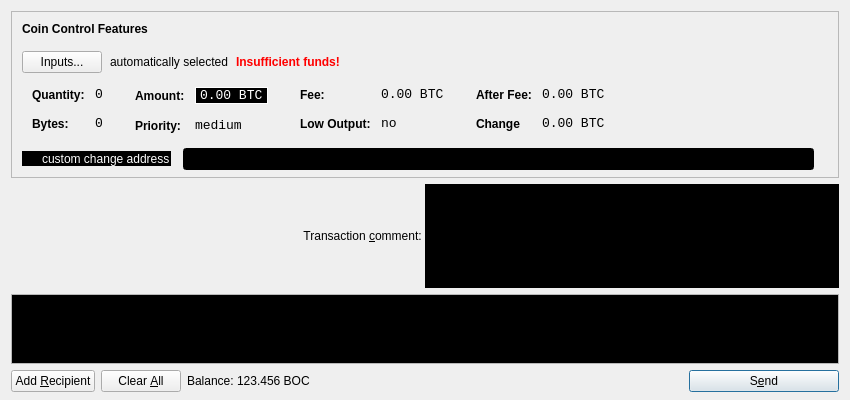
<?xml version="1.0" encoding="UTF-8"?>
<ui version="4.0">
 <class>SendCoinsDialog</class>
 <widget class="QDialog" name="SendCoinsDialog">
  <property name="geometry">
   <rect>
    <x>0</x>
    <y>0</y>
    <width>850</width>
    <height>400</height>
   </rect>
  </property>
  <property name="windowTitle">
   <string>Send Coins</string>
  </property>
  <layout class="QVBoxLayout" name="verticalLayout" stretch="0,1,0">
   <property name="bottomMargin">
    <number>8</number>
   </property>
   <item>
    <widget class="QFrame" name="frameCoinControl">
     <property name="sizePolicy">
      <sizepolicy hsizetype="Expanding" vsizetype="Expanding">
       <horstretch>0</horstretch>
       <verstretch>0</verstretch>
      </sizepolicy>
     </property>
     <property name="maximumSize">
      <size>
       <width>16777215</width>
       <height>16777215</height>
      </size>
     </property>
     <property name="frameShape">
      <enum>QFrame::StyledPanel</enum>
     </property>
     <property name="frameShadow">
      <enum>QFrame::Sunken</enum>
     </property>
     <layout class="QVBoxLayout" name="verticalLayoutCoinControl2">
      <property name="spacing">
       <number>-1</number>
      </property>
      <property name="leftMargin">
       <number>0</number>
      </property>
      <property name="topMargin">
       <number>0</number>
      </property>
      <property name="rightMargin">
       <number>0</number>
      </property>
      <property name="bottomMargin">
       <number>6</number>
      </property>
      <item>
       <layout class="QVBoxLayout" name="verticalLayoutCoinControl" stretch="0,0,0,0,1">
        <property name="spacing">
         <number>0</number>
        </property>
        <property name="leftMargin">
         <number>10</number>
        </property>
        <property name="topMargin">
         <number>10</number>
        </property>
        <item>
         <layout class="QHBoxLayout" name="horizontalLayoutCoinControl1">
          <property name="bottomMargin">
           <number>15</number>
          </property>
          <item>
           <widget class="QLabel" name="labelCoinControlFeatures">
            <property name="sizePolicy">
             <sizepolicy hsizetype="Preferred" vsizetype="Maximum">
              <horstretch>0</horstretch>
              <verstretch>0</verstretch>
             </sizepolicy>
            </property>
            <property name="font">
             <font>
              <weight>75</weight>
              <bold>true</bold>
             </font>
            </property>
            <property name="styleSheet">
             <string notr="true">font-weight:bold;</string>
            </property>
            <property name="text">
             <string>Coin Control Features</string>
            </property>
           </widget>
          </item>
         </layout>
        </item>
        <item>
         <layout class="QHBoxLayout" name="horizontalLayoutCoinControl2" stretch="0,0,0,0">
          <property name="spacing">
           <number>8</number>
          </property>
          <property name="bottomMargin">
           <number>10</number>
          </property>
          <item>
           <widget class="QPushButton" name="pushButtonCoinControl">
            <property name="text">
             <string>Inputs...</string>
            </property>
           </widget>
          </item>
          <item>
           <widget class="QLabel" name="labelCoinControlAutomaticallySelected">
            <property name="text">
             <string>automatically selected</string>
            </property>
            <property name="margin">
             <number>5</number>
            </property>
           </widget>
          </item>
          <item>
           <widget class="QLabel" name="labelCoinControlInsuffFunds">
            <property name="font">
             <font>
              <weight>75</weight>
              <bold>true</bold>
             </font>
            </property>
            <property name="styleSheet">
             <string notr="true">color:red;font-weight:bold;</string>
            </property>
            <property name="text">
             <string>Insufficient funds!</string>
            </property>
            <property name="margin">
             <number>5</number>
            </property>
           </widget>
          </item>
          <item>
           <spacer name="horizontalSpacerCoinControl">
            <property name="orientation">
             <enum>Qt::Horizontal</enum>
            </property>
            <property name="sizeHint" stdset="0">
             <size>
              <width>40</width>
              <height>1</height>
             </size>
            </property>
           </spacer>
          </item>
         </layout>
        </item>
        <item>
         <widget class="QWidget" name="widgetCoinControl" native="true">
          <property name="sizePolicy">
           <sizepolicy hsizetype="Preferred" vsizetype="Preferred">
            <horstretch>0</horstretch>
            <verstretch>0</verstretch>
           </sizepolicy>
          </property>
          <property name="minimumSize">
           <size>
            <width>0</width>
            <height>0</height>
           </size>
          </property>
          <property name="styleSheet">
           <string notr="true"/>
          </property>
          <layout class="QHBoxLayout" name="horizontalLayoutCoinControl5">
           <property name="margin">
            <number>0</number>
           </property>
           <item>
            <layout class="QHBoxLayout" name="horizontalLayoutCoinControl3" stretch="0,0,0,1">
             <property name="spacing">
              <number>20</number>
             </property>
             <property name="topMargin">
              <number>0</number>
             </property>
             <property name="bottomMargin">
              <number>10</number>
             </property>
             <item>
              <layout class="QFormLayout" name="formLayoutCoinControl1">
               <property name="horizontalSpacing">
                <number>10</number>
               </property>
               <property name="verticalSpacing">
                <number>14</number>
               </property>
               <property name="leftMargin">
                <number>10</number>
               </property>
               <property name="topMargin">
                <number>4</number>
               </property>
               <property name="rightMargin">
                <number>6</number>
               </property>
               <item row="0" column="0">
                <widget class="QLabel" name="labelCoinControlQuantityText">
                 <property name="styleSheet">
                  <string notr="true">font-weight:bold;</string>
                 </property>
                 <property name="text">
                  <string>Quantity:</string>
                 </property>
                 <property name="margin">
                  <number>0</number>
                 </property>
                </widget>
               </item>
               <item row="0" column="1">
                <widget class="QLabel" name="labelCoinControlQuantity">
                 <property name="font">
                  <font>
                   <family>Monospace</family>
                   <pointsize>10</pointsize>
                  </font>
                 </property>
                 <property name="cursor">
                  <cursorShape>IBeamCursor</cursorShape>
                 </property>
                 <property name="contextMenuPolicy">
                  <enum>Qt::ActionsContextMenu</enum>
                 </property>
                 <property name="text">
                  <string>0</string>
                 </property>
                 <property name="margin">
                  <number>0</number>
                 </property>
                 <property name="textInteractionFlags">
                  <set>Qt::LinksAccessibleByMouse|Qt::TextSelectableByKeyboard|Qt::TextSelectableByMouse</set>
                 </property>
                </widget>
               </item>
               <item row="1" column="0">
                <widget class="QLabel" name="labelCoinControlBytesText">
                 <property name="styleSheet">
                  <string notr="true">font-weight:bold;</string>
                 </property>
                 <property name="text">
                  <string>Bytes:</string>
                 </property>
                </widget>
               </item>
               <item row="1" column="1">
                <widget class="QLabel" name="labelCoinControlBytes">
                 <property name="font">
                  <font>
                   <family>Monospace</family>
                   <pointsize>10</pointsize>
                  </font>
                 </property>
                 <property name="cursor">
                  <cursorShape>IBeamCursor</cursorShape>
                 </property>
                 <property name="contextMenuPolicy">
                  <enum>Qt::ActionsContextMenu</enum>
                 </property>
                 <property name="text">
                  <string>0</string>
                 </property>
                 <property name="textInteractionFlags">
                  <set>Qt::LinksAccessibleByMouse|Qt::TextSelectableByKeyboard|Qt::TextSelectableByMouse</set>
                 </property>
                </widget>
               </item>
              </layout>
             </item>
             <item>
              <layout class="QFormLayout" name="formLayoutCoinControl2">
               <property name="horizontalSpacing">
                <number>10</number>
               </property>
               <property name="verticalSpacing">
                <number>14</number>
               </property>
               <property name="leftMargin">
                <number>6</number>
               </property>
               <property name="topMargin">
                <number>4</number>
               </property>
               <property name="rightMargin">
                <number>6</number>
               </property>
               <item row="0" column="0">
                <widget class="QLabel" name="labelCoinControlAmountText">
                 <property name="styleSheet">
                  <string notr="true">font-weight:bold;</string>
                 </property>
                 <property name="text">
                  <string>Amount:</string>
                 </property>
                 <property name="margin">
                  <number>0</number>
                 </property>
                </widget>
               </item>
               <item row="0" column="1">
                <widget class="QLabel" name="labelCoinControlAmount">
                 <property name="font">
                  <font>
                   <family>Monospace</family>
                   <pointsize>10</pointsize>
                  </font>
                 </property>
                 <property name="styleSheet">
                  <string notr="true">color:white;background-color:black;border-width:1px;border-style:solid;border-color:white;</string>
                 </property>
                 <property name="cursor">
                  <cursorShape>IBeamCursor</cursorShape>
                 </property>
                 <property name="contextMenuPolicy">
                  <enum>Qt::ActionsContextMenu</enum>
                 </property>
                 <property name="text">
                  <string>0.00 BTC</string>
                 </property>
                 <property name="textInteractionFlags">
                  <set>Qt::LinksAccessibleByMouse|Qt::TextSelectableByKeyboard|Qt::TextSelectableByMouse</set>
                 </property>
                </widget>
               </item>
               <item row="1" column="0">
                <widget class="QLabel" name="labelCoinControlPriorityText">
                 <property name="styleSheet">
                  <string notr="true">font-weight:bold;</string>
                 </property>
                 <property name="text">
                  <string>Priority:</string>
                 </property>
                </widget>
               </item>
               <item row="1" column="1">
                <widget class="QLabel" name="labelCoinControlPriority">
                 <property name="font">
                  <font>
                   <family>Monospace</family>
                   <pointsize>10</pointsize>
                  </font>
                 </property>
                 <property name="cursor">
                  <cursorShape>IBeamCursor</cursorShape>
                 </property>
                 <property name="contextMenuPolicy">
                  <enum>Qt::ActionsContextMenu</enum>
                 </property>
                 <property name="text">
                  <string>medium</string>
                 </property>
                 <property name="textInteractionFlags">
                  <set>Qt::LinksAccessibleByMouse|Qt::TextSelectableByKeyboard|Qt::TextSelectableByMouse</set>
                 </property>
                </widget>
               </item>
              </layout>
             </item>
             <item>
              <layout class="QFormLayout" name="formLayoutCoinControl3">
               <property name="horizontalSpacing">
                <number>10</number>
               </property>
               <property name="verticalSpacing">
                <number>14</number>
               </property>
               <property name="leftMargin">
                <number>6</number>
               </property>
               <property name="topMargin">
                <number>4</number>
               </property>
               <property name="rightMargin">
                <number>6</number>
               </property>
               <item row="0" column="0">
                <widget class="QLabel" name="labelCoinControlFeeText">
                 <property name="styleSheet">
                  <string notr="true">font-weight:bold;</string>
                 </property>
                 <property name="text">
                  <string>Fee:</string>
                 </property>
                 <property name="margin">
                  <number>0</number>
                 </property>
                </widget>
               </item>
               <item row="0" column="1">
                <widget class="QLabel" name="labelCoinControlFee">
                 <property name="font">
                  <font>
                   <family>Monospace</family>
                   <pointsize>10</pointsize>
                  </font>
                 </property>
                 <property name="cursor">
                  <cursorShape>IBeamCursor</cursorShape>
                 </property>
                 <property name="contextMenuPolicy">
                  <enum>Qt::ActionsContextMenu</enum>
                 </property>
                 <property name="text">
                  <string>0.00 BTC</string>
                 </property>
                 <property name="textInteractionFlags">
                  <set>Qt::LinksAccessibleByMouse|Qt::TextSelectableByKeyboard|Qt::TextSelectableByMouse</set>
                 </property>
                </widget>
               </item>
               <item row="1" column="0">
                <widget class="QLabel" name="labelCoinControlLowOutputText">
                 <property name="styleSheet">
                  <string notr="true">font-weight:bold;</string>
                 </property>
                 <property name="text">
                  <string>Low Output:</string>
                 </property>
                </widget>
               </item>
               <item row="1" column="1">
                <widget class="QLabel" name="labelCoinControlLowOutput">
                 <property name="font">
                  <font>
                   <family>Monospace</family>
                   <pointsize>10</pointsize>
                  </font>
                 </property>
                 <property name="cursor">
                  <cursorShape>IBeamCursor</cursorShape>
                 </property>
                 <property name="contextMenuPolicy">
                  <enum>Qt::ActionsContextMenu</enum>
                 </property>
                 <property name="text">
                  <string>no</string>
                 </property>
                 <property name="textInteractionFlags">
                  <set>Qt::LinksAccessibleByMouse|Qt::TextSelectableByKeyboard|Qt::TextSelectableByMouse</set>
                 </property>
                </widget>
               </item>
              </layout>
             </item>
             <item>
              <layout class="QFormLayout" name="formLayoutCoinControl4">
               <property name="horizontalSpacing">
                <number>10</number>
               </property>
               <property name="verticalSpacing">
                <number>14</number>
               </property>
               <property name="leftMargin">
                <number>6</number>
               </property>
               <property name="topMargin">
                <number>4</number>
               </property>
               <property name="rightMargin">
                <number>6</number>
               </property>
               <item row="0" column="0">
                <widget class="QLabel" name="labelCoinControlAfterFeeText">
                 <property name="styleSheet">
                  <string notr="true">font-weight:bold;</string>
                 </property>
                 <property name="text">
                  <string>After Fee:</string>
                 </property>
                 <property name="margin">
                  <number>0</number>
                 </property>
                </widget>
               </item>
               <item row="0" column="1">
                <widget class="QLabel" name="labelCoinControlAfterFee">
                 <property name="font">
                  <font>
                   <family>Monospace</family>
                   <pointsize>10</pointsize>
                  </font>
                 </property>
                 <property name="cursor">
                  <cursorShape>IBeamCursor</cursorShape>
                 </property>
                 <property name="contextMenuPolicy">
                  <enum>Qt::ActionsContextMenu</enum>
                 </property>
                 <property name="text">
                  <string>0.00 BTC</string>
                 </property>
                 <property name="textInteractionFlags">
                  <set>Qt::LinksAccessibleByMouse|Qt::TextSelectableByKeyboard|Qt::TextSelectableByMouse</set>
                 </property>
                </widget>
               </item>
               <item row="1" column="0">
                <widget class="QLabel" name="labelCoinControlChangeText">
                 <property name="styleSheet">
                  <string notr="true">font-weight:bold;</string>
                 </property>
                 <property name="text">
                  <string>Change</string>
                 </property>
                </widget>
               </item>
               <item row="1" column="1">
                <widget class="QLabel" name="labelCoinControlChange">
                 <property name="font">
                  <font>
                   <family>Monospace</family>
                   <pointsize>10</pointsize>
                  </font>
                 </property>
                 <property name="cursor">
                  <cursorShape>IBeamCursor</cursorShape>
                 </property>
                 <property name="contextMenuPolicy">
                  <enum>Qt::ActionsContextMenu</enum>
                 </property>
                 <property name="text">
                  <string>0.00 BTC</string>
                 </property>
                 <property name="textInteractionFlags">
                  <set>Qt::LinksAccessibleByMouse|Qt::TextSelectableByKeyboard|Qt::TextSelectableByMouse</set>
                 </property>
                </widget>
               </item>
              </layout>
             </item>
            </layout>
           </item>
          </layout>
         </widget>
        </item>
        <item>
         <layout class="QHBoxLayout" name="horizontalLayoutCoinControl4" stretch="0,0,0">
          <property name="spacing">
           <number>12</number>
          </property>
          <property name="sizeConstraint">
           <enum>QLayout::SetDefaultConstraint</enum>
          </property>
          <property name="topMargin">
           <number>5</number>
          </property>
          <property name="rightMargin">
           <number>5</number>
          </property>
          <item>
           <widget class="QCheckBox" name="checkBoxCoinControlChange">
            <property name="styleSheet">
             <string notr="true">color:white;background-color:black;border-width:1px</string>
            </property>
            <property name="text">
             <string>custom change address</string>
            </property>
           </widget>
          </item>
          <item>
           <widget class="QLineEdit" name="lineEditCoinControlChange">
            <property name="styleSheet">
             <string notr="true">color:white;background-color:black;border-width:1px</string>
            </property>
            <property name="enabled">
             <bool>false</bool>
            </property>
            <property name="sizePolicy">
             <sizepolicy hsizetype="Expanding" vsizetype="Fixed">
              <horstretch>0</horstretch>
              <verstretch>0</verstretch>
             </sizepolicy>
            </property>
           </widget>
          </item>
          <item>
           <widget class="QLabel" name="labelCoinControlChangeLabel">
            <property name="sizePolicy">
             <sizepolicy hsizetype="Preferred" vsizetype="Expanding">
              <horstretch>0</horstretch>
              <verstretch>0</verstretch>
             </sizepolicy>
            </property>
            <property name="minimumSize">
             <size>
              <width>0</width>
              <height>0</height>
             </size>
            </property>
            <property name="text">
             <string/>
            </property>
            <property name="margin">
             <number>3</number>
            </property>
           </widget>
          </item>
         </layout>
        </item>
        <item>
         <spacer name="verticalSpacerCoinControl">
          <property name="orientation">
           <enum>Qt::Vertical</enum>
          </property>
          <property name="sizeHint" stdset="0">
           <size>
            <width>800</width>
            <height>1</height>
           </size>
          </property>
         </spacer>
        </item>
       </layout>
      </item>
     </layout>
    </widget>
   </item> 
   <item>
    <layout class="QHBoxLayout" name="horizontalLayoutTxComment">
     <property name="spacing">
      <number>0</number>
     </property>
     <item>
      <widget class="QLabel" name="labelTxComment">
       <property name="text">
        <string>Transaction &amp;comment: </string>
       </property>
       <property name="alignment">
        <set>Qt::AlignLeading|Qt::AlignLeft|Qt::AlignRight|Qt::AlignTrailing|Qt::AlignVCenter</set>
       </property>
       <property name="buddy">
        <cstring>editTxComment</cstring>
       </property>
      </widget>
     </item>
     <item>
      <widget class="QValidatedLineEdit" name="editTxComment" native="true">
       <property name="styleSheet">
        <string notr="true">color:white;background-color:black;border-width:1px</string>
       </property>
       <property name="enabled">
        <bool>true</bool>
       </property>
       <property name="toolTip">
        <string>Enter a transaction comment  (MAX 256 Characters) (Note: this information is public)</string>
       </property>
      </widget>
     </item>
    </layout>
   </item>
   <item>
    <widget class="QScrollArea" name="scrollArea">
    <!--
    <property name="styleSheet">
       <string notr="true">color:white;background-color:black;border-width:1px</string>
    </property>
      -->
     <property name="widgetResizable">
      <bool>true</bool>
     </property>
     <widget class="QWidget" name="scrollAreaWidgetContents">
      <property name="styleSheet">
        <string notr="true">color:white;background-color:black;border-width:1px</string>
      </property>
      <property name="geometry">
       <rect>
        <x>0</x>
        <y>0</y>
        <width>830</width>
        <height>165</height>
       </rect>
      </property>
      <layout class="QVBoxLayout" name="verticalLayout_2">
       <property name="leftMargin">
        <number>0</number>
       </property>
       <property name="topMargin">
        <number>0</number>
       </property>
       <property name="rightMargin">
        <number>0</number>
       </property>
       <property name="bottomMargin">
        <number>0</number>
       </property>
       <item>
        <layout class="QVBoxLayout" name="entries">
         <property name="spacing">
          <number>6</number>
         </property>
        </layout>
       </item>
       <item>
        <spacer name="verticalSpacer">
         <property name="orientation">
          <enum>Qt::Vertical</enum>
         </property>
         <property name="sizeHint" stdset="0">
          <size>
           <width>20</width>
           <height>40</height>
          </size>
         </property>
        </spacer>
       </item>
      </layout>
     </widget>
    </widget>
   </item>
   <item>
    <layout class="QHBoxLayout" name="horizontalLayout">
     <item>
      <widget class="QPushButton" name="addButton">
       <property name="toolTip">
        <string>Send to multiple recipients at once</string>
       </property>
       <property name="text">
        <string>Add &amp;Recipient</string>
       </property>
       <property name="icon">
        <iconset resource="../NoirShares.qrc">
         <normaloff>:/icons/add</normaloff>:/icons/add</iconset>
       </property>
       <property name="autoDefault">
        <bool>false</bool>
       </property>
      </widget>
     </item>
     <item>
      <widget class="QPushButton" name="clearButton">
       <property name="sizePolicy">
        <sizepolicy hsizetype="Minimum" vsizetype="Fixed">
         <horstretch>0</horstretch>
         <verstretch>0</verstretch>
        </sizepolicy>
       </property>
       <property name="toolTip">
        <string>Remove all transaction fields</string>
       </property>
       <property name="text">
        <string>Clear &amp;All</string>
       </property>
       <property name="icon">
        <iconset resource="../NoirShares.qrc">
         <normaloff>:/icons/remove</normaloff>:/icons/remove</iconset>
       </property>
       <property name="autoRepeatDelay">
        <number>300</number>
       </property>
       <property name="autoDefault">
        <bool>false</bool>
       </property>
      </widget>
     </item>
     <item>
      <layout class="QHBoxLayout" name="horizontalLayout_2">
       <property name="spacing">
        <number>3</number>
       </property>
       <item>
        <widget class="QLabel" name="label">
         <property name="text">
          <string>Balance:</string>
         </property>
        </widget>
       </item>
       <item>
        <widget class="QLabel" name="labelBalance">
         <property name="cursor">
          <cursorShape>IBeamCursor</cursorShape>
         </property>
         <property name="text">
          <string>123.456 BOC</string>
         </property>
         <property name="textInteractionFlags">
          <set>Qt::LinksAccessibleByMouse|Qt::TextSelectableByKeyboard|Qt::TextSelectableByMouse</set>
         </property>
        </widget>
       </item>
      </layout>
     </item>
     <item>
      <spacer name="horizontalSpacer">
       <property name="orientation">
        <enum>Qt::Horizontal</enum>
       </property>
       <property name="sizeHint" stdset="0">
        <size>
         <width>40</width>
         <height>20</height>
        </size>
       </property>
      </spacer>
     </item>
     <item>
      <widget class="QPushButton" name="sendButton">
       <property name="minimumSize">
        <size>
         <width>150</width>
         <height>0</height>
        </size>
       </property>
       <property name="toolTip">
        <string>Confirm the send action</string>
       </property>
       <property name="text">
        <string>S&amp;end</string>
       </property>
       <property name="icon">
        <iconset resource="../NoirShares.qrc">
         <normaloff>:/icons/send</normaloff>:/icons/send</iconset>
       </property>
       <property name="default">
        <bool>true</bool>
       </property>
      </widget>
     </item>
    </layout>
   </item>
  </layout>
 </widget>
 <customwidgets>
  <customwidget>
   <class>QValidatedLineEdit</class>
   <extends>QWidget</extends>
   <header>qvalidatedlineedit.h</header>
  </customwidget>
 </customwidgets>
 <resources>
  <include location="../NoirShares.qrc"/>
 </resources>
 <connections/>
</ui>
